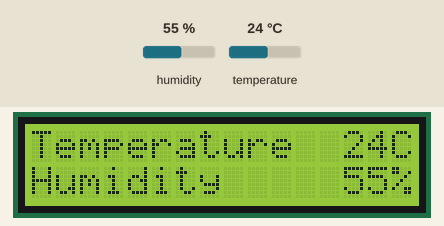
Recording of a sketch running on a simulated Arduino Uno, built with avr-gcc and run on an emulated ATmega328P. On the bench: 16×2 character LCD. Inputs (shaded band) come from the test bench; at power-on: humidity 55 %, temperature 24 °C. No radio packets arrive unless stated; what the sketch prints to the serial monitor is not drawn.

Above: at 7.6 s.
7.7 s: humidity set to 22 %
At 9.4 s:
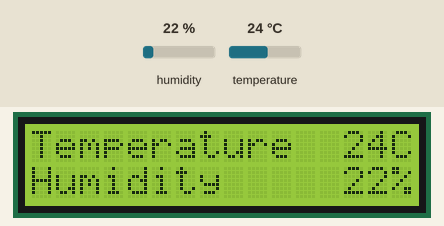
10.7 s: temperature set to 12 °C
At 11.4 s:
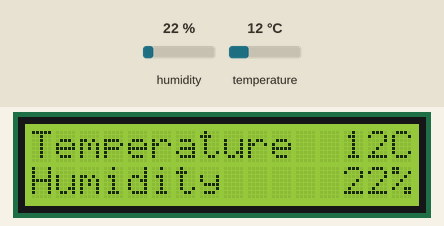
13.7 s: humidity set to 40 %
At 15.5 s:
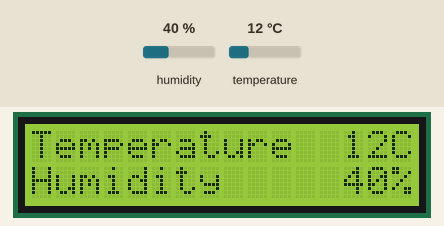
16.7 s: temperature set to 19 °C
At 17.5 s:
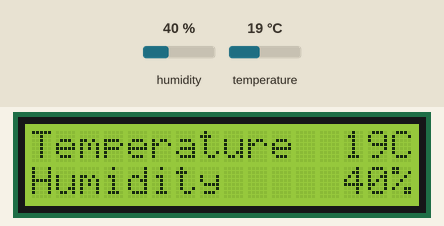
Timing chart, 0 to 19.7 s (numbered marks = the images above; inputs shaded):
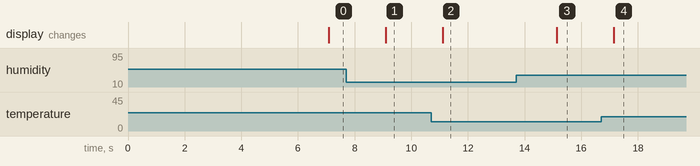

The sketch:

sauna-sensor.ino
```cpp
// -*-c++-*-

#include <RF24.h>
#include <DHT.h>
#include <LiquidCrystal.h>

#define LCD_RS          2
#define LCD_E           3
#define LCD_D4          4
#define LCD_D5          5
#define LCD_D6          6
#define LCD_D7          7
#define DHT_PIN         8
#define RF_CE_PIN       9
#define RF_CSN_PIN     10

static byte gateway_address[] = "IoSGW";

static RF24 radio(RF_CE_PIN, RF_CSN_PIN);

#define MSG_COUNTER  0
#define MSG_TEMP     1
#define MSG_HUMIDITY 2
#define MSG_SIZE 3

static byte message[MSG_SIZE];

static DHT dht(DHT_PIN, DHT22);

static LiquidCrystal lcd(LCD_RS, LCD_E, LCD_D4, LCD_D5, LCD_D6, LCD_D7);

static char lcd_text1[20];
static char lcd_text2[20];

void setup()
{
  lcd.begin(16, 2);
  display("Sensor starting", "...");

  Serial.begin(115200);
  delay(5000);
  Serial.println(F("Sauna sensor starting (build " __DATE__ " " __TIME__ ")"));

  // pinMode(LED_BUILTIN, OUTPUT);

  dht.begin();

  radio.begin();
  radio.openWritingPipe(gateway_address);
  radio.setPayloadSize(MSG_SIZE);
  radio.setAutoAck(false);
  radio.setDataRate(RF24_250KBPS);
  radio.setChannel(0x4c);
  radio.setPALevel(RF24_PA_MAX);
  radio.stopListening();
}

void loop()
{
  delay(2000);

  float h = dht.readHumidity();
  float t = dht.readTemperature();

  if (isnan(h) || isnan(t)) {
    Serial.println(F("Failed to read from DHT sensor"));
    message[MSG_TEMP] = message[MSG_HUMIDITY] = 0xff;
    blink_error();

    display("Error reading", "temperature!");
  }
  else {
    int it = (int)(t + 0.5);
    int ih = (int)(h + 0.5);

    message[MSG_TEMP] = it;
    message[MSG_HUMIDITY] = ih;

    sprintf_P(lcd_text1, PSTR("Temperature %3dC"), it);
    sprintf_P(lcd_text2, PSTR("Humidity    %3d%%"), ih);
    display(lcd_text1, lcd_text2);
  }

  message[MSG_COUNTER]++;

  radio.powerUp();

  if (!radio.write(message, MSG_SIZE)) {
    Serial.println(F("Failed to send sensor reading to gateway"));
    blink_error();
    display("Error sending", "msg to gateway!");
  }

  radio.powerDown();

  blink();
}


static void display(const char* text1, const char* text2)
{
  lcd.clear();
  lcd.print(text1);
  lcd.setCursor(0, 1);
  lcd.print(text2);
}

static void blink()
{
//  digitalWrite(LED_BUILTIN, HIGH);
//  delay(20);
//  digitalWrite(LED_BUILTIN, LOW);
}

static void blink_error()
{
//  blink();
//  delay(200);
//  blink();
//  delay(200);
//  blink();
//  delay(200);
//  blink();
//  delay(200);
//  blink();
//  delay(200);
}
```

Measured:
- after the input at 7.7 s, the display: changes after 1.4 s (image 1)
- after the input at 10.7 s, the display: changes after 0.41 s (image 2)
- after the input at 13.7 s, the display: changes after 1.4 s (image 3)
- after the input at 16.7 s, the display: changes after 0.46 s (image 4)
